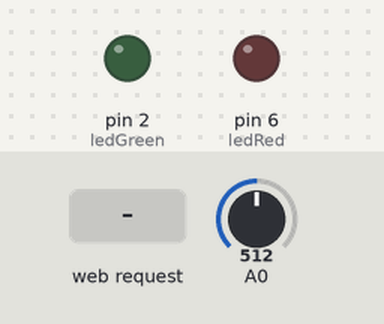
Simulated run of this sketch. Board: Arduino Uno, built for the host (arithmetic inside an expression is 32-bit, double 64-bit). Shown: output pins drawn as LEDs (lit = HIGH). The inputs (shaded band) are chosen by the test bench; at power-on: A0 = 512. Storage starts empty.

Above: at 1.2 s.
1.3 s: HTTP request GET /?LED=Encender received
At 1.9 s:
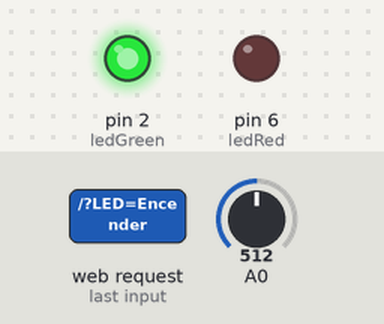
2.8 s: HTTP request GET /?LED=Apagar received
At 4.2 s:
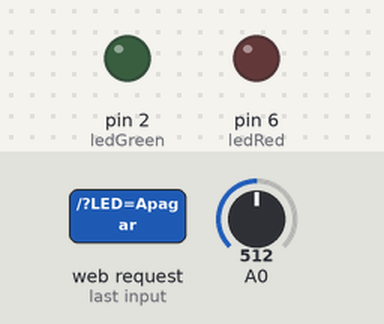
Timing chart, 0 to 5.8 s (numbered marks = the images above; inputs shaded):
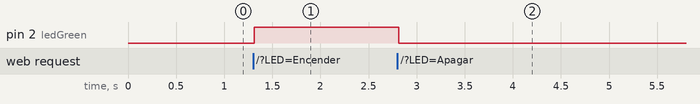

Measured:
- after the input at 1.3 s, pin 2 (ledGreen): LOW → HIGH at once
- after the input at 2.8 s, pin 2 (ledGreen): HIGH → LOW at once

The sketch:

Ledserver.ino
```cpp
#include <SPI.h> // Incluye la librería SPI para la comunicación SPI
#include <Ethernet.h> // Incluye la librería Ethernet para la comunicación Ethernet
#include <SD.h> // Incluye la librería SD para interactuar con la tarjeta SD

byte mac[] = { 0xDE, 0xAD, 0xBE, 0xEF, 0xFE, 0xED }; // Dirección MAC para la conexión Ethernet
byte ip[] = { 192, 168, 1, 70 }; // Dirección IP estática para el dispositivo
EthernetServer server(80); // Crea un servidor Ethernet en el puerto 80

char readString[100]; // Arreglo de caracteres para almacenar los datos recibidos
int ledRed = 6; // Pin digital para el LED rojo
int ledGreen = 2; // Pin digital para el LED verde
char Analog[4]; // Arreglo de caracteres para almacenar el valor analógico del LED rojo
char leitura[5]; // Arreglo de caracteres para almacenar el valor del potenciómetro

File dataFile; // Variable para manejar el archivo en la tarjeta SD

void setup() {
  pinMode(ledRed, OUTPUT);
  pinMode(ledGreen, OUTPUT);
  Ethernet.begin(mac, ip);
  server.begin();
  Serial.begin(9600);

  // Inicializa la comunicación con la tarjeta SD
  if (!SD.begin(4)) { // El pin 4 se usa para la comunicación SPI con la tarjeta SD
    Serial.println("Error al inicializar la tarjeta SD!");
    return;
  }

  // Abre el archivo de datos en modo escritura
  dataFile = SD.open("data.txt", FILE_WRITE);
  if (!dataFile) {
    Serial.println("Error al abrir el archivo de datos!");
    return;
  }
}

void loop() {
  EthernetClient client = server.available(); // Espera a que haya un cliente disponible para atender
  if (client) { // Verifica si hay un cliente conectado
    while (client.connected()) { // Procesa la solicitud del cliente mientras esté conectado
      if (client.available()) { // Verifica si hay datos disponibles para leer del cliente
        char c = client.read(); // Lee un carácter del cliente

        if (strlen(readString) < 100) { // Verifica si el tamaño de la cadena recibida es menor a 100 caracteres
          strncat(readString, &c, 1); // Concatena el carácter leído a la cadena "readString"
        }

        if (c == '\n' ) { // Verifica si se ha recibido un salto de línea, indicando el final de la solicitud del cliente
          guardarDatosEnSD(); // Guarda los datos en la tarjeta SD
          ledVerde(); // Controla el LED verde
          lerPot(); // Lee el valor del potenciómetro
          ledVermelho(); // Controla el LED rojo

          client.println(F("HTTP/1.1 200 OK"));
          client.println(F("Content-Type: text/html"));
          client.println();

          client.println(F("<!DOCTYPE html>"));
          client.println(F("<head><meta charset=utf-8><title>Arduino / HTML</title>"));
          client.println(F("<style>"));
          client.println(F("body { font-family: montserrat, arial, verdana; height: 1000%; background: linear-gradient(rgba(196, 102, 0, 0.6), rgba(155, 89, 182, 0.6)); display: flex; justify-content: center; align-items: center; }"));
          client.println(F("#msform { width: 350px; text-align: center; position: relative; }"));
          client.println(F("#msform fieldset { background: white; border: 0 none; border-radius: 3px; box-shadow: 0 0 15px 1px rgba(0, 0, 0, 0.4); padding: 20px 30px; box-sizing: border-box; width: 80%; margin: 0 auto; position: relative; }"));
          client.println(F("#msform input, #msform textarea { padding: 15px; border: 1px solid #ccc; border-radius: 3px; margin-bottom: 10px; width: calc(100% - 30px); box-sizing: border-box; font-family: montserrat; color: #2C3E50; font-size: 13px; }"));
          client.println(F("#msform .action-button { width: 100px; background: #27AE60; font-weight: bold; color: white; border: 0 none; border-radius: 1px; cursor: pointer; padding: 10px; margin: 10px 5px; text-decoration: none; font-size: 14px; }"));
          client.println(F("#msform .action-button:hover, #msform .action-button:focus { box-shadow: 0 0 0 2px white, 0 0 0 3px #27AE60; }"));
          client.println(F(".fs-title { font-size: 15px; text-transform: uppercase; color: #2C3E50; margin-bottom: 10px; }"));
          client.println(F(".fs-subtitle { font-weight: normal; font-size: 13px; color: #666; margin-bottom: 20px; }"));
          client.println(F("#led-form { display: flex; align-items: center; justify-content: space-between; flex-direction: column; }"));
          client.println(F("#led-form h3 { margin-top: 0; }")); // Estilo para la palabra "LED ROJO"
          client.println(F("#led-form form { display: flex; flex-direction: column; align-items: center; }")); // Alineación vertical de los elementos del formulario LED ROJO
          client.println(F("#led-form form h3 { text-align: center; }")); // Centrar la palabra "LED ROJO"
          client.println(F("#led-form form div { display: flex; align-items: center; }")); // Estilo para alinear "Encender" y "Apagar" con el botón "Enviar"
          client.println(F("#led-form form div input[type='radio'] { margin-right: 5px; }")); // Espacio entre los botones "Encender" y "Apagar"
          client.println(F("</style>"));
          client.println(F("</head>"));
          client.println(F("<body>")); // Centra verticalmente y limita al tamaño de la pantalla
          client.println(F("<div id='msform'>")); // Crea un contenedor principal y centra verticalmente
          client.println(F("<h2 style='color:red; margin-bottom: 3px;'>CONTROLADOR DE ARDUINO</h2>")); // Ajusta el margen inferior para separar del siguiente elemento

          client.println(F("<div style='margin-top: 30px;'>")); // Abre un div adicional para contener los elementos dentro del borde
          client.println(F("<form>")); // Centra los elementos del formulario verticalmente
          client.println(F("<h3 class='fs-title'>SALIDA</h3>")); // Elimina el margen izquierdo y ajusta el texto centrado
          client.println(F("<h4 style='color:blue;'>LED AZUL</h4>Valor Analógico (entre 0 e 255):"));
          client.println(F("<input type='number' id='v' name='v' min='0' max='255' style='width: 80px;'>")); // Ajusta el margen inferior para separar del botón
          client.println(F("<input class='action-button' type='submit' value='Enviar'>"));
          client.println(F("</form></div>")); // Cierra el div del formulario y el div contenedor

          client.println(F("<div style='margin-top: 30px;'>"));
          client.println(F("<form id='led-form' style='text-align: center;'>")); // Establece el formulario centrado
          client.println(F("<h3 class='fs-title' style='color:red;'>LED ROJO</h3>"));
          client.println(F("<div>")); // Abrimos un contenedor div para los botones de Encender y Apagar
          client.println(F("<div style='display: inline-block; margin-right: 10px;'><input type='radio' id='Encender' name='LED' value='Encender'><label for='Encender'>Encender</label></div>")); // Botón de Encender en línea
          client.println(F("<div style='display: inline-block;'><input type='radio' id='Apagar' name='LED' value='Apagar'><label for='Apagar'>Apagar</label></div>")); // Botón de Apagar en línea
          client.println(F("</div>")); // Cerramos el contenedor div para los botones de Encender y Apagar
          client.println(F("<br>")); // Salto de línea
          client.println(F("<input class='action-button' type='submit' value='Enviar' style='margin-top: 10px;'>")); // Botón "Enviar" con margen superior
          client.println(F("</form></div>"));


          client.println(F("<div style='margin-top: 30px;'>")); // Abre un div adicional para contener los elementos dentro del borde
          client.println(F("<form>")); // Centra los elementos del formulario verticalmente
          client.println(F("<h3 class='fs-title'>ENTRADAS</h3>")); // Ajusta el margen izquierdo y ajusta el texto centrado
          client.print(F("Valor do Potenciômetro : "));
          client.println(leitura);
          client.println(F("<br><br>F5/Update -> Para actualizarlo:")); // Aquí incluimos la oración antes del botón Update
          client.println(F("<input class='action-button' type='submit' value='Update'>")); // El botón Update ahora está en una línea separada
          client.println(F("</form><br></div>")); // Cerramos el formulario y añadimos un salto de línea antes de cerrar el div contenedor


          client.println(F("</div>")); // Cierra el contenedor principal
          client.println(F("</body>"));
          client.println(F("</html>"));

          delay(1); // Pequeña pausa
          client.stop(); // Cierra la conexión con el cliente
          readString[0] = '\0'; // Reinicia la cadena "readString"
        }
      }
    }
  }
}

void guardarDatosEnSD() {
  // Abre el archivo "data.txt" en modo escritura y maneja los errores
  dataFile = SD.open("data.txt", FILE_WRITE);
  if (dataFile) {
    if (strstr(readString, "?v=") != NULL) { // Verifica si se recibió un valor analógico para el LED azul
      char* firstEqual = strchr(readString, '=');
      if (firstEqual != NULL) {
        char Analog[4];
        strncpy(Analog, firstEqual + 1, 3); // Extrae el valor analógico del LED azul de la cadena recibida
        Analog[3] = '\0'; // Agrega el carácter nulo al final de la cadena
        int AnalogValue = atoi(Analog); // Convierte la cadena a un entero
        // Guarda el valor analógico del LED azul en el archivo
        dataFile.print(F("Led azul = Valor analógico puesto = "));
        dataFile.println(AnalogValue);
      }
    }

    // Verifica si se recibió una solicitud para encender o apagar el LED rojo
    if (strstr(readString, "LED=Encender") != NULL) {
      dataFile.println(F("Led rojo = Encendido")); // Guarda el estado del LED rojo en el archivo
    } else if (strstr(readString, "LED=Apagar") != NULL) {
      dataFile.println(F("Led rojo = Apagado")); // Guarda el estado del LED rojo en el archivo
    }

    // Guarda el valor del potenciómetro en el archivo
    dataFile.print(F("Valor del potenciómetro = "));
    dataFile.println(leitura);

    dataFile.close(); // Cierra el archivo
  } else {
    Serial.println(F("Error al abrir el archivo data.txt")); // Imprime un mensaje de error
  }
}

void ledVerde() {
  if (strstr(readString, "LED=Encender") != NULL) digitalWrite(ledGreen, HIGH); // Enciende el LED verde si se recibió la solicitud
  if (strstr(readString, "LED=Apagar") != NULL) digitalWrite(ledGreen, LOW); // Apaga el LED verde si se recibió la solicitud
}

void lerPot() {
  int sensorReading = analogRead(0); // Lee el valor del potenciómetro
  itoa(sensorReading, leitura, 10); // Convierte el valor a una cadena y lo guarda en "leitura"
}

void ledVermelho() {
  if (strstr(readString, "?v=") != NULL) { // Verifica si se recibió un valor analógico para el LED rojo
    char* firstEqual = strchr(readString, '=');
    if (firstEqual != NULL) {
      strncpy(Analog, firstEqual + 1, 3); // Extrae el valor analógico del LED rojo de la cadena recibida
      Analog[3] = '\0'; // Agrega el carácter nulo al final de la cadena
      int AnalogValue = atoi(Analog); // Convierte la cadena a un entero
      analogWrite(ledRed, AnalogValue); // Asigna el valor analógico al LED rojo
    }
  }
}
```
